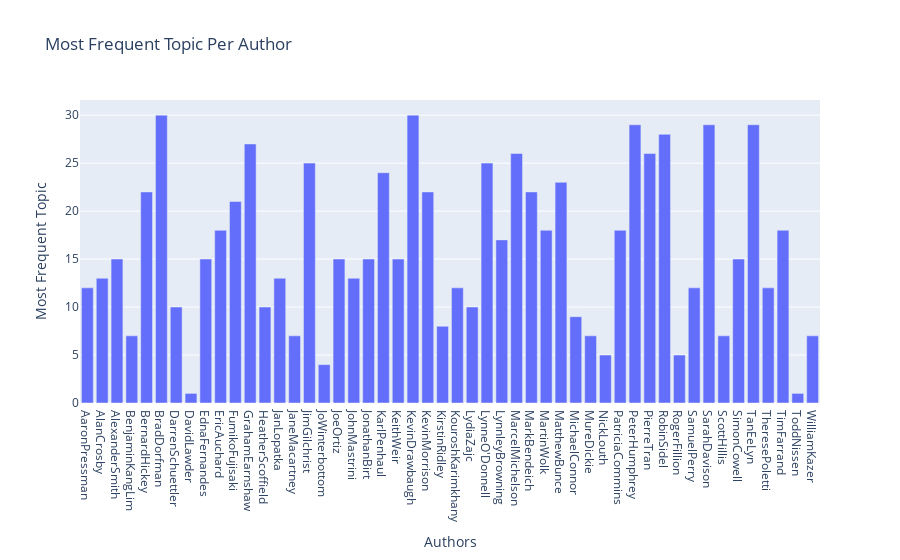

The notebook cell this image was saved under:
### Code cell
# Group the test set by 'Author' and 'Predicted_Topic' and count the frequency of each topic per author
author_topic_df = test_set_grouped.groupby(['author', 'Predicted_Topic']).agg(
    topic_count=pd.NamedAgg(column='Predicted_Topic', aggfunc='count')
)

# Reset the index to make 'Author' and 'Predicted_Topic' regular columns
author_topic_df = author_topic_df.reset_index(drop=False)

# Sort by 'Author' and 'topic_count', then keep the most frequent topic for each author
author_topic_df_sorted = author_topic_df.sort_values(['author', 'topic_count']).drop_duplicates('author', keep='last')

# Reset the index again after sorting
author_topic_df_sorted = author_topic_df_sorted.reset_index(drop=True)

# Create a bar chart to show the most frequent topic per author
bar_chart = px.bar(author_topic_df_sorted, x="author", y="Predicted_Topic", title='Most Frequent Topic Per Author')
bar_chart.update_layout(
    xaxis=dict(
        tickmode='array',
        tickvals=author_topic_df_sorted['author'],
        ticktext=author_topic_df_sorted['author'],
        title="Authors"
    ),
    yaxis_title="Most Frequent Topic",
    title='Most Frequent Topic Per Author'
)

# Display the bar chart
bar_chart.show()

### Figure 1 — Plotly figure (JSON) as saved in the notebook; plotly's stock layout.template omitted (floating-point values rounded to 4 significant figures)
{"data": [{"alignmentgroup": "True", "hovertemplate": "author=%{x}<br>Predicted_Topic=%{y}<extra></extra>", "legendgroup": "", "marker": {"color": "#636efa", "pattern": {"shape": ""}}, "name": "", "offsetgroup": "", "orientation": "v", "showlegend": false, "textposition": "auto", "type": "bar", "x": ["AaronPressman", "AlanCrosby", "AlexanderSmith", "BenjaminKangLim", "BernardHickey", "BradDorfman", "DarrenSchuettler", "DavidLawder", "EdnaFernandes", "EricAuchard", "FumikoFujisaki", "GrahamEarnshaw", "HeatherScoffield", "JanLopatka", "JaneMacartney", "JimGilchrist", "JoWinterbottom", "JoeOrtiz", "JohnMastrini", "JonathanBirt", "KarlPenhaul", "KeithWeir", "KevinDrawbaugh", "KevinMorrison", "KirstinRidley", "KouroshKarimkhany", "LydiaZajc", "LynneO'Donnell", "LynnleyBrowning", "MarcelMichelson", "MarkBendeich", "MartinWolk", "MatthewBunce", "MichaelConnor", "MureDickie", "NickLouth", "PatriciaCommins", "PeterHumphrey", "PierreTran", "RobinSidel", "RogerFillion", "SamuelPerry", "SarahDavison", "ScottHillis", "SimonCowell", "TanEeLyn", "TheresePoletti", "TimFarrand", "ToddNissen", "WilliamKazer"], "xaxis": "x", "y": [12, 13, 15, 7, 22, 30, 10, 1, 15, 18, 21, 27, 10, 13, 7, 25, 4, 15, 13, 15, 24, 15, 30, 22, 8, 12, 10, 25, 17, 26, 22, 18, 23, 9, 7, 5, 18, 29, 26, 28, 5, 12, 29, 7, 15, 29, 12, 18, 1, 7], "yaxis": "y"}], "layout": {"barmode": "relative", "legend": {"tracegroupgap": 0}, "title": {"text": "Most Frequent Topic Per Author"}, "xaxis": {"anchor": "y", "domain": [0, 1], "tickmode": "array", "ticktext": ["AaronPressman", "AlanCrosby", "AlexanderSmith", "BenjaminKangLim", "BernardHickey", "BradDorfman", "DarrenSchuettler", "DavidLawder", "EdnaFernandes", "EricAuchard", "FumikoFujisaki", "GrahamEarnshaw", "HeatherScoffield", "JanLopatka", "JaneMacartney", "JimGilchrist", "JoWinterbottom", "JoeOrtiz", "JohnMastrini", "JonathanBirt", "KarlPenhaul", "KeithWeir", "KevinDrawbaugh", "KevinMorrison", "KirstinRidley", "KouroshKarimkhany", "LydiaZajc", "LynneO'Donnell", "LynnleyBrowning", "MarcelMichelson", "MarkBendeich", "MartinWolk", "MatthewBunce", "MichaelConnor", "MureDickie", "NickLouth", "PatriciaCommins", "PeterHumphrey", "PierreTran", "RobinSidel", "RogerFillion", "SamuelPerry", "SarahDavison", "ScottHillis", "SimonCowell", "TanEeLyn", "TheresePoletti", "TimFarrand", "ToddNissen", "WilliamKazer"], "tickvals": ["AaronPressman", "AlanCrosby", "AlexanderSmith", "BenjaminKangLim", "BernardHickey", "BradDorfman", "DarrenSchuettler", "DavidLawder", "EdnaFernandes", "EricAuchard", "FumikoFujisaki", "GrahamEarnshaw", "HeatherScoffield", "JanLopatka", "JaneMacartney", "JimGilchrist", "JoWinterbottom", "JoeOrtiz", "JohnMastrini", "JonathanBirt", "KarlPenhaul", "KeithWeir", "KevinDrawbaugh", "KevinMorrison", "KirstinRidley", "KouroshKarimkhany", "LydiaZajc", "LynneO'Donnell", "LynnleyBrowning", "MarcelMichelson", "MarkBendeich", "MartinWolk", "MatthewBunce", "MichaelConnor", "MureDickie", "NickLouth", "PatriciaCommins", "PeterHumphrey", "PierreTran", "RobinSidel", "RogerFillion", "SamuelPerry", "SarahDavison", "ScottHillis", "SimonCowell", "TanEeLyn", "TheresePoletti", "TimFarrand", "ToddNissen", "WilliamKazer"], "title": {"text": "Authors"}}, "yaxis": {"anchor": "x", "domain": [0, 1], "title": {"text": "Most Frequent Topic"}}}}
